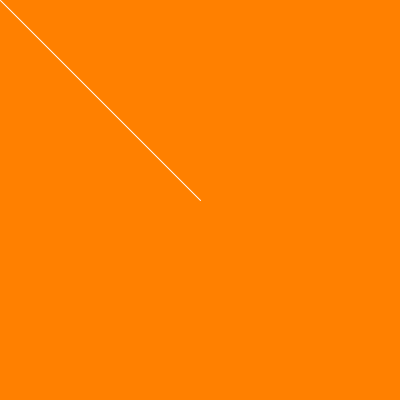
Frame 1 (no input)
Frame 60 (the mouse pressed at the canvas centre just before this capture): identical to frame 1, image omitted
Frame 120 (the mouse held since frame 60 and released just before this capture): blank canvas, image omitted

The Processing sketch that drew this single still picture (run headless with seeded random() and noise(); from frame 60 on, the mouse is pressed at the canvas centre):

// Processing sketch: secondTrial
// ── secondTrial.pde
void setup(){
    size(400, 400);
    stroke(255);
    
}

void draw(){
    background(255, 128, 0);
    line(width/2, height/2, mouseX, mouseY);
}
